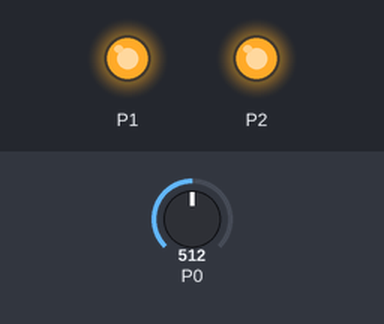
The program below on a simulated BBC micro:bit (MakeCode). Shown: output pins drawn as LEDs (lit = HIGH). Inputs (shaded band) come from the test bench; at power-on: P0 = 512 (analog values on the 0–1023 scale).

Above: at 1.2 s.
1.3 s: P0 set to 427
2.8 s: P0 set to 411
At 3.9 s:
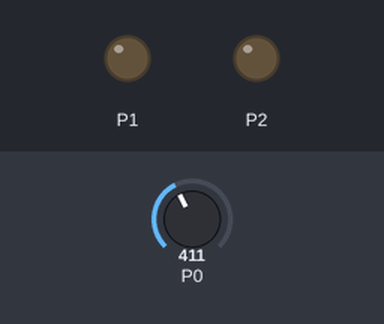
4.3 s: P0 set to 306
At 5.3 s:
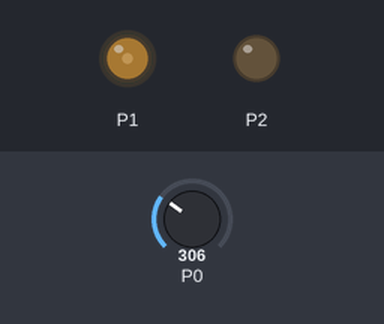
5.8 s: P0 set to 421
At 7.0 s:
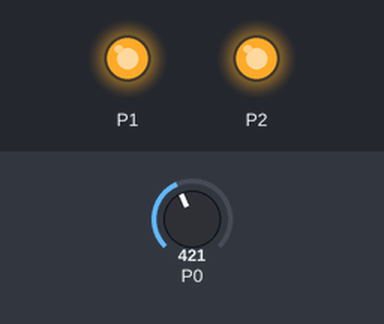
7.3 s: P0 set to 401
At 8.5 s:
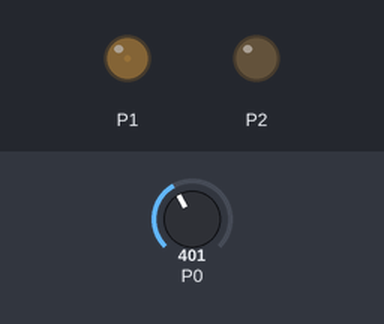
8.8 s: P0 set to 511
At 9.9 s:
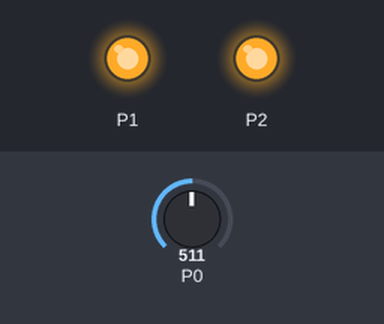
Timing chart, 0 to 11.3 s (numbered marks = the images above; inputs shaded):
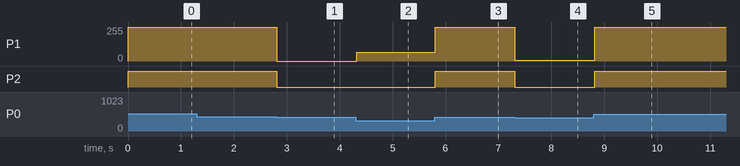

Measured:
- the behaviour switches between 412 and 411 on P0 (found by bisection; images 0 and 1)
- after the input at 1.3 s, every drawn part: stays the same
- after the input at 2.8 s, P1: 255/255 → 0/255 at once; P2: HIGH → LOW at once
- after the input at 4.3 s, P1: 0/255 → 65/255 at once
- after the input at 5.8 s, P1: 65/255 → 255/255 at once; P2: LOW → HIGH at once
- after the input at 7.3 s, P1: 255/255 → 6/255 at once; P2: HIGH → LOW at once
- after the input at 8.8 s, P1: 6/255 → 255/255 at once; P2: LOW → HIGH at once

The program:

main.ts
```typescript
let potentiometer = 0
basic.forever(function () {
    potentiometer = pins.analogReadPin(AnalogPin.P0)
    if (potentiometer <= 411) {
        pins.digitalWritePin(DigitalPin.P2, 0)
        pins.analogWritePin(AnalogPin.P1, (411 - potentiometer) / 411 * 1023)
        pins.analogSetPeriod(AnalogPin.P1, 20000)
    } else if (potentiometer >= 612) {
        pins.digitalWritePin(DigitalPin.P1, 0)
        pins.analogWritePin(AnalogPin.P2, (potentiometer - 612) / 411 * 1023)
        pins.analogSetPeriod(AnalogPin.P2, 20000)
    } else {
        pins.digitalWritePin(DigitalPin.P1, 1)
        pins.digitalWritePin(DigitalPin.P2, 1)
    }
})
```

test.ts
```typescript
// Hier kann man Tests durchführen; diese Datei wird nicht kompiliert, wenn dieses Paket als Erweiterung verwendet wird.
```
